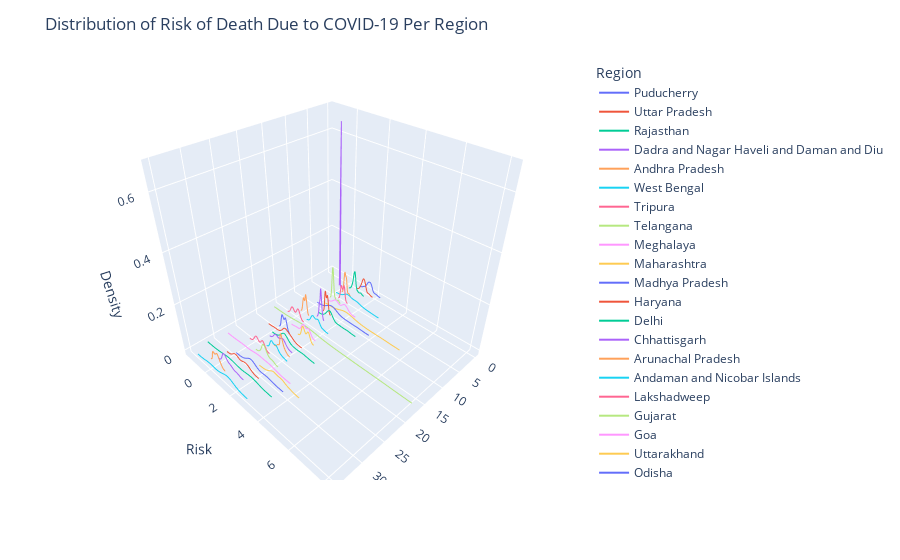

The code cell stored with this chart in its notebook:
### Code cell
fig = px.line_3d(points_df, x = " ", z = "Density", y = "Risk", color = "Region")
fig.update_layout(title = "Distribution of Risk of Death Due to COVID-19 Per Region")
fig.show()
fig.write_html("risk_dist_region.html")

### Figure 1 — Plotly figure (JSON) as saved in the notebook; plotly's stock layout.template omitted (floating-point values rounded to 4 significant figures; data arrays with more than 128 entries replaced by an {"elided": "..."} marker saying what was removed)
{"data": [{"hovertemplate": "Region=Puducherry<br> =%{x}<br>Risk=%{y}<br>Density=%{z}<extra></extra>", "legendgroup": "Puducherry", "line": {"color": "#636efa", "dash": "solid"}, "marker": {"symbol": "circle"}, "mode": "lines", "name": "Puducherry", "scene": "scene", "showlegend": true, "type": "scatter3d", "x": {"elided": "200 int values"}, "y": {"elided": "200 float values"}, "z": {"elided": "200 float values"}}, {"hovertemplate": "Region=Uttar Pradesh<br> =%{x}<br>Risk=%{y}<br>Density=%{z}<extra></extra>", "legendgroup": "Uttar Pradesh", "line": {"color": "#EF553B", "dash": "solid"}, "marker": {"symbol": "circle"}, "mode": "lines", "name": "Uttar Pradesh", "scene": "scene", "showlegend": true, "type": "scatter3d", "x": {"elided": "200 int values"}, "y": {"elided": "200 float values"}, "z": {"elided": "200 float values"}}, {"hovertemplate": "Region=Rajasthan<br> =%{x}<br>Risk=%{y}<br>Density=%{z}<extra></extra>", "legendgroup": "Rajasthan", "line": {"color": "#00cc96", "dash": "solid"}, "marker": {"symbol": "circle"}, "mode": "lines", "name": "Rajasthan", "scene": "scene", "showlegend": true, "type": "scatter3d", "x": {"elided": "200 int values"}, "y": {"elided": "200 float values"}, "z": {"elided": "200 float values"}}, {"hovertemplate": "Region=Dadra and Nagar Haveli and Daman and Diu<br> =%{x}<br>Risk=%{y}<br>Density=%{z}<extra></extra>", "legendgroup": "Dadra and Nagar Haveli and Daman and Diu", "line": {"color": "#ab63fa", "dash": "solid"}, "marker": {"symbol": "circle"}, "mode": "lines", "name": "Dadra and Nagar Haveli and Daman and Diu", "scene": "scene", "showlegend": true, "type": "scatter3d", "x": {"elided": "200 int values"}, "y": {"elided": "200 float values"}, "z": {"elided": "200 float values"}}, {"hovertemplate": "Region=Andhra Pradesh<br> =%{x}<br>Risk=%{y}<br>Density=%{z}<extra></extra>", "legendgroup": "Andhra Pradesh", "line": {"color": "#FFA15A", "dash": "solid"}, "marker": {"symbol": "circle"}, "mode": "lines", "name": "Andhra Pradesh", "scene": "scene", "showlegend": true, "type": "scatter3d", "x": {"elided": "200 int values"}, "y": {"elided": "200 float values"}, "z": {"elided": "200 float values"}}, {"hovertemplate": "Region=West Bengal<br> =%{x}<br>Risk=%{y}<br>Density=%{z}<extra></extra>", "legendgroup": "West Bengal", "line": {"color": "#19d3f3", "dash": "solid"}, "marker": {"symbol": "circle"}, "mode": "lines", "name": "West Bengal", "scene": "scene", "showlegend": true, "type": "scatter3d", "x": {"elided": "200 int values"}, "y": {"elided": "200 float values"}, "z": {"elided": "200 float values"}}, {"hovertemplate": "Region=Tripura<br> =%{x}<br>Risk=%{y}<br>Density=%{z}<extra></extra>", "legendgroup": "Tripura", "line": {"color": "#FF6692", "dash": "solid"}, "marker": {"symbol": "circle"}, "mode": "lines", "name": "Tripura", "scene": "scene", "showlegend": true, "type": "scatter3d", "x": {"elided": "200 int values"}, "y": {"elided": "200 float values"}, "z": {"elided": "200 float values"}}, {"hovertemplate": "Region=Telangana<br> =%{x}<br>Risk=%{y}<br>Density=%{z}<extra></extra>", "legendgroup": "Telangana", "line": {"color": "#B6E880", "dash": "solid"}, "marker": {"symbol": "circle"}, "mode": "lines", "name": "Telangana", "scene": "scene", "showlegend": true, "type": "scatter3d", "x": {"elided": "200 int values"}, "y": {"elided": "200 float values"}, "z": {"elided": "200 float values"}}, {"hovertemplate": "Region=Meghalaya<br> =%{x}<br>Risk=%{y}<br>Density=%{z}<extra></extra>", "legendgroup": "Meghalaya", "line": {"color": "#FF97FF", "dash": "solid"}, "marker": {"symbol": "circle"}, "mode": "lines", "name": "Meghalaya", "scene": "scene", "showlegend": true, "type": "scatter3d", "x": {"elided": "200 int values"}, "y": {"elided": "200 float values"}, "z": {"elided": "200 float values"}}, {"hovertemplate": "Region=Maharashtra<br> =%{x}<br>Risk=%{y}<br>Density=%{z}<extra></extra>", "legendgroup": "Maharashtra", "line": {"color": "#FECB52", "dash": "solid"}, "marker": {"symbol": "circle"}, "mode": "lines", "name": "Maharashtra", "scene": "scene", "showlegend": true, "type": "scatter3d", "x": {"elided": "200 int values"}, "y": {"elided": "200 float values"}, "z": {"elided": "200 float values"}}, {"hovertemplate": "Region=Madhya Pradesh<br> =%{x}<br>Risk=%{y}<br>Density=%{z}<extra></extra>", "legendgroup": "Madhya Pradesh", "line": {"color": "#636efa", "dash": "solid"}, "marker": {"symbol": "circle"}, "mode": "lines", "name": "Madhya Pradesh", "scene": "scene", "showlegend": true, "type": "scatter3d", "x": {"elided": "200 int values"}, "y": {"elided": "200 float values"}, "z": {"elided": "200 float values"}}, {"hovertemplate": "Region=Haryana<br> =%{x}<br>Risk=%{y}<br>Density=%{z}<extra></extra>", "legendgroup": "Haryana", "line": {"color": "#EF553B", "dash": "solid"}, "marker": {"symbol": "circle"}, "mode": "lines", "name": "Haryana", "scene": "scene", "showlegend": true, "type": "scatter3d", "x": {"elided": "200 int values"}, "y": {"elided": "200 float values"}, "z": {"elided": "200 float values"}}, {"hovertemplate": "Region=Delhi<br> =%{x}<br>Risk=%{y}<br>Density=%{z}<extra></extra>", "legendgroup": "Delhi", "line": {"color": "#00cc96", "dash": "solid"}, "marker": {"symbol": "circle"}, "mode": "lines", "name": "Delhi", "scene": "scene", "showlegend": true, "type": "scatter3d", "x": {"elided": "200 int values"}, "y": {"elided": "200 float values"}, "z": {"elided": "200 float values"}}, {"hovertemplate": "Region=Chhattisgarh<br> =%{x}<br>Risk=%{y}<br>Density=%{z}<extra></extra>", "legendgroup": "Chhattisgarh", "line": {"color": "#ab63fa", "dash": "solid"}, "marker": {"symbol": "circle"}, "mode": "lines", "name": "Chhattisgarh", "scene": "scene", "showlegend": true, "type": "scatter3d", "x": {"elided": "200 int values"}, "y": {"elided": "200 float values"}, "z": {"elided": "200 float values"}}, {"hovertemplate": "Region=Arunachal Pradesh<br> =%{x}<br>Risk=%{y}<br>Density=%{z}<extra></extra>", "legendgroup": "Arunachal Pradesh", "line": {"color": "#FFA15A", "dash": "solid"}, "marker": {"symbol": "circle"}, "mode": "lines", "name": "Arunachal Pradesh", "scene": "scene", "showlegend": true, "type": "scatter3d", "x": {"elided": "200 int values"}, "y": {"elided": "200 float values"}, "z": {"elided": "200 float values"}}, {"hovertemplate": "Region=Andaman and Nicobar Islands<br> =%{x}<br>Risk=%{y}<br>Density=%{z}<extra></extra>", "legendgroup": "Andaman and Nicobar Islands", "line": {"color": "#19d3f3", "dash": "solid"}, "marker": {"symbol": "circle"}, "mode": "lines", "name": "Andaman and Nicobar Islands", "scene": "scene", "showlegend": true, "type": "scatter3d", "x": {"elided": "200 int values"}, "y": {"elided": "200 float values"}, "z": {"elided": "200 float values"}}, {"hovertemplate": "Region=Lakshadweep<br> =%{x}<br>Risk=%{y}<br>Density=%{z}<extra></extra>", "legendgroup": "Lakshadweep", "line": {"color": "#FF6692", "dash": "solid"}, "marker": {"symbol": "circle"}, "mode": "lines", "name": "Lakshadweep", "scene": "scene", "showlegend": true, "type": "scatter3d", "x": {"elided": "200 int values"}, "y": {"elided": "200 float values"}, "z": {"elided": "200 float values"}}, {"hovertemplate": "Region=Gujarat<br> =%{x}<br>Risk=%{y}<br>Density=%{z}<extra></extra>", "legendgroup": "Gujarat", "line": {"color": "#B6E880", "dash": "solid"}, "marker": {"symbol": "circle"}, "mode": "lines", "name": "Gujarat", "scene": "scene", "showlegend": true, "type": "scatter3d", "x": {"elided": "200 int values"}, "y": {"elided": "200 float values"}, "z": {"elided": "200 float values"}}, {"hovertemplate": "Region=Goa<br> =%{x}<br>Risk=%{y}<br>Density=%{z}<extra></extra>", "legendgroup": "Goa", "line": {"color": "#FF97FF", "dash": "solid"}, "marker": {"symbol": "circle"}, "mode": "lines", "name": "Goa", "scene": "scene", "showlegend": true, "type": "scatter3d", "x": {"elided": "200 int values"}, "y": {"elided": "200 float values"}, "z": {"elided": "200 float values"}}, {"hovertemplate": "Region=Uttarakhand<br> =%{x}<br>Risk=%{y}<br>Density=%{z}<extra></extra>", "legendgroup": "Uttarakhand", "line": {"color": "#FECB52", "dash": "solid"}, "marker": {"symbol": "circle"}, "mode": "lines", "name": "Uttarakhand", "scene": "scene", "showlegend": true, "type": "scatter3d", "x": {"elided": "200 int values"}, "y": {"elided": "200 float values"}, "z": {"elided": "200 float values"}}, {"hovertemplate": "Region=Odisha<br> =%{x}<br>Risk=%{y}<br>Density=%{z}<extra></extra>", "legendgroup": "Odisha", "line": {"color": "#636efa", "dash": "solid"}, "marker": {"symbol": "circle"}, "mode": "lines", "name": "Odisha", "scene": "scene", "showlegend": true, "type": "scatter3d", "x": {"elided": "200 int values"}, "y": {"elided": "200 float values"}, "z": {"elided": "200 float values"}}, {"hovertemplate": "Region=Ladakh<br> =%{x}<br>Risk=%{y}<br>Density=%{z}<extra></extra>", "legendgroup": "Ladakh", "line": {"color": "#EF553B", "dash": "solid"}, "marker": {"symbol": "circle"}, "mode": "lines", "name": "Ladakh", "scene": "scene", "showlegend": true, "type": "scatter3d", "x": {"elided": "200 int values"}, "y": {"elided": "200 float values"}, "z": {"elided": "200 float values"}}, {"hovertemplate": "Region=Karnataka<br> =%{x}<br>Risk=%{y}<br>Density=%{z}<extra></extra>", "legendgroup": "Karnataka", "line": {"color": "#00cc96", "dash": "solid"}, "marker": {"symbol": "circle"}, "mode": "lines", "name": "Karnataka", "scene": "scene", "showlegend": true, "type": "scatter3d", "x": {"elided": "200 int values"}, "y": {"elided": "200 float values"}, "z": {"elided": "200 float values"}}, {"hovertemplate": "Region=Jharkhand<br> =%{x}<br>Risk=%{y}<br>Density=%{z}<extra></extra>", "legendgroup": "Jharkhand", "line": {"color": "#ab63fa", "dash": "solid"}, "marker": {"symbol": "circle"}, "mode": "lines", "name": "Jharkhand", "scene": "scene", "showlegend": true, "type": "scatter3d", "x": {"elided": "200 int values"}, "y": {"elided": "200 float values"}, "z": {"elided": "200 float values"}}, {"hovertemplate": "Region=Himachal Pradesh<br> =%{x}<br>Risk=%{y}<br>Density=%{z}<extra></extra>", "legendgroup": "Himachal Pradesh", "line": {"color": "#FFA15A", "dash": "solid"}, "marker": {"symbol": "circle"}, "mode": "lines", "name": "Himachal Pradesh", "scene": "scene", "showlegend": true, "type": "scatter3d", "x": {"elided": "200 int values"}, "y": {"elided": "200 float values"}, "z": {"elided": "200 float values"}}, {"hovertemplate": "Region=Chandigarh<br> =%{x}<br>Risk=%{y}<br>Density=%{z}<extra></extra>", "legendgroup": "Chandigarh", "line": {"color": "#19d3f3", "dash": "solid"}, "marker": {"symbol": "circle"}, "mode": "lines", "name": "Chandigarh", "scene": "scene", "showlegend": true, "type": "scatter3d", "x": {"elided": "200 int values"}, "y": {"elided": "200 float values"}, "z": {"elided": "200 float values"}}, {"hovertemplate": "Region=Assam<br> =%{x}<br>Risk=%{y}<br>Density=%{z}<extra></extra>", "legendgroup": "Assam", "line": {"color": "#FF6692", "dash": "solid"}, "marker": {"symbol": "circle"}, "mode": "lines", "name": "Assam", "scene": "scene", "showlegend": true, "type": "scatter3d", "x": {"elided": "200 int values"}, "y": {"elided": "200 float values"}, "z": {"elided": "200 float values"}}, {"hovertemplate": "Region=Tamil Nadu<br> =%{x}<br>Risk=%{y}<br>Density=%{z}<extra></extra>", "legendgroup": "Tamil Nadu", "line": {"color": "#B6E880", "dash": "solid"}, "marker": {"symbol": "circle"}, "mode": "lines", "name": "Tamil Nadu", "scene": "scene", "showlegend": true, "type": "scatter3d", "x": {"elided": "200 int values"}, "y": {"elided": "200 float values"}, "z": {"elided": "200 float values"}}, {"hovertemplate": "Region=Sikkim<br> =%{x}<br>Risk=%{y}<br>Density=%{z}<extra></extra>", "legendgroup": "Sikkim", "line": {"color": "#FF97FF", "dash": "solid"}, "marker": {"symbol": "circle"}, "mode": "lines", "name": "Sikkim", "scene": "scene", "showlegend": true, "type": "scatter3d", "x": {"elided": "200 int values"}, "y": {"elided": "200 float values"}, "z": {"elided": "200 float values"}}, {"hovertemplate": "Region=Punjab<br> =%{x}<br>Risk=%{y}<br>Density=%{z}<extra></extra>", "legendgroup": "Punjab", "line": {"color": "#FECB52", "dash": "solid"}, "marker": {"symbol": "circle"}, "mode": "lines", "name": "Punjab", "scene": "scene", "showlegend": true, "type": "scatter3d", "x": {"elided": "200 int values"}, "y": {"elided": "200 float values"}, "z": {"elided": "200 float values"}}, {"hovertemplate": "Region=Jammu and Kashmir<br> =%{x}<br>Risk=%{y}<br>Density=%{z}<extra></extra>", "legendgroup": "Jammu and Kashmir", "line": {"color": "#636efa", "dash": "solid"}, "marker": {"symbol": "circle"}, "mode": "lines", "name": "Jammu and Kashmir", "scene": "scene", "showlegend": true, "type": "scatter3d", "x": {"elided": "200 int values"}, "y": {"elided": "200 float values"}, "z": {"elided": "200 float values"}}, {"hovertemplate": "Region=Bihar<br> =%{x}<br>Risk=%{y}<br>Density=%{z}<extra></extra>", "legendgroup": "Bihar", "line": {"color": "#EF553B", "dash": "solid"}, "marker": {"symbol": "circle"}, "mode": "lines", "name": "Bihar", "scene": "scene", "showlegend": true, "type": "scatter3d", "x": {"elided": "200 int values"}, "y": {"elided": "200 float values"}, "z": {"elided": "200 float values"}}, {"hovertemplate": "Region=Nagaland<br> =%{x}<br>Risk=%{y}<br>Density=%{z}<extra></extra>", "legendgroup": "Nagaland", "line": {"color": "#00cc96", "dash": "solid"}, "marker": {"symbol": "circle"}, "mode": "lines", "name": "Nagaland", "scene": "scene", "showlegend": true, "type": "scatter3d", "x": {"elided": "200 int values"}, "y": {"elided": "200 float values"}, "z": {"elided": "200 float values"}}, {"hovertemplate": "Region=Kerala<br> =%{x}<br>Risk=%{y}<br>Density=%{z}<extra></extra>", "legendgroup": "Kerala", "line": {"color": "#ab63fa", "dash": "solid"}, "marker": {"symbol": "circle"}, "mode": "lines", "name": "Kerala", "scene": "scene", "showlegend": true, "type": "scatter3d", "x": {"elided": "200 int values"}, "y": {"elided": "200 float values"}, "z": {"elided": "200 float values"}}, {"hovertemplate": "Region=Mizoram<br> =%{x}<br>Risk=%{y}<br>Density=%{z}<extra></extra>", "legendgroup": "Mizoram", "line": {"color": "#FFA15A", "dash": "solid"}, "marker": {"symbol": "circle"}, "mode": "lines", "name": "Mizoram", "scene": "scene", "showlegend": true, "type": "scatter3d", "x": {"elided": "200 int values"}, "y": {"elided": "200 float values"}, "z": {"elided": "200 float values"}}, {"hovertemplate": "Region=Manipur<br> =%{x}<br>Risk=%{y}<br>Density=%{z}<extra></extra>", "legendgroup": "Manipur", "line": {"color": "#19d3f3", "dash": "solid"}, "marker": {"symbol": "circle"}, "mode": "lines", "name": "Manipur", "scene": "scene", "showlegend": true, "type": "scatter3d", "x": {"elided": "200 int values"}, "y": {"elided": "200 float values"}, "z": {"elided": "200 float values"}}], "layout": {"legend": {"title": {"text": "Region"}, "tracegroupgap": 0}, "margin": {"t": 60}, "scene": {"domain": {"x": [0, 1], "y": [0, 1]}, "xaxis": {"title": {"text": " "}}, "yaxis": {"title": {"text": "Risk"}}, "zaxis": {"title": {"text": "Density"}}}, "title": {"text": "Distribution of Risk of Death Due to COVID-19 Per Region"}}}
